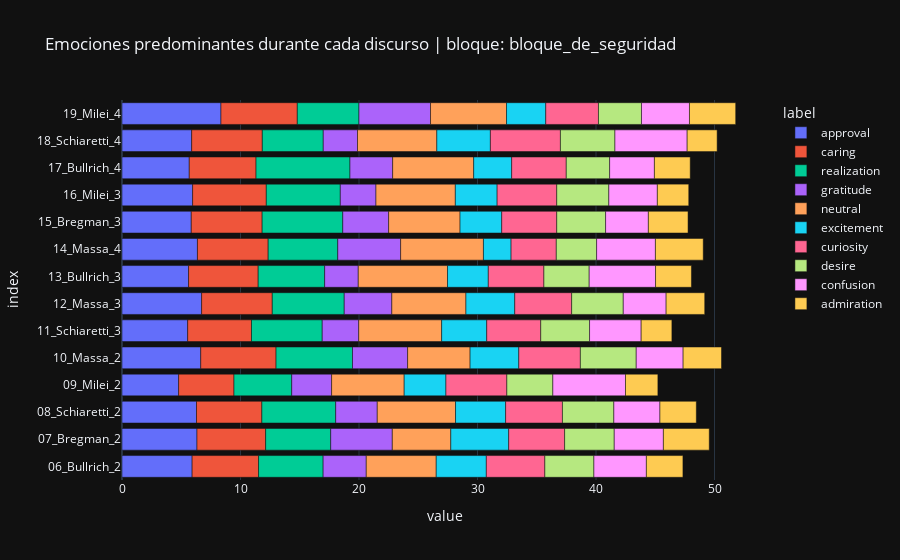

Write notebook code for a chart like this one.
### Code cell
## Acá aplicamos un filtro de las 5 emociones más relevantes

priorizando_candidato = 1
candidato_priorizado = list(df_visualizacion.columns)[priorizando_candidato]
print(f"Priorizando candidato: {candidato_priorizado}")
df_aux = df_visualizacion.sort_values(by=candidato_priorizado, ascending=False).T
muestra = df_aux.iloc[:,:10]#.plot(kind="bar", x=df_aux.columns, title="Frecuencia de emociones en el corpus", template="plotly_dark")

visual_kwargs = {"template": "plotly_dark", "title": f"Emociones predominantes durante cada discurso | bloque: {bloque}"}
muestra.plot(kind="bar", x=muestra.columns, **visual_kwargs)

### Figure 1 — Plotly figure (JSON) as saved in the notebook; plotly's stock layout.template omitted (floating-point values rounded to 4 significant figures)
{"data": [{"alignmentgroup": "True", "hovertemplate": "label=approval<br>value=%{x}<br>index=%{y}<extra></extra>", "legendgroup": "approval", "marker": {"color": "#636efa", "pattern": {"shape": ""}}, "name": "approval", "offsetgroup": "approval", "orientation": "h", "showlegend": true, "textposition": "auto", "type": "bar", "x": [5.917, 6.328, 6.287, 4.779, 6.646, 5.543, 6.719, 5.617, 6.367, 5.846, 5.962, 5.676, 5.88, 8.352], "xaxis": "x", "y": ["06_Bullrich_2", "07_Bregman_2", "08_Schiaretti_2", "09_Milei_2", "10_Massa_2", "11_Schiaretti_3", "12_Massa_3", "13_Bullrich_3", "14_Massa_4", "15_Bregman_3", "16_Milei_3", "17_Bullrich_4", "18_Schiaretti_4", "19_Milei_4"], "yaxis": "y"}, {"alignmentgroup": "True", "hovertemplate": "label=caring<br>value=%{x}<br>index=%{y}<extra></extra>", "legendgroup": "caring", "marker": {"color": "#EF553B", "pattern": {"shape": ""}}, "name": "caring", "offsetgroup": "caring", "orientation": "h", "showlegend": true, "textposition": "auto", "type": "bar", "x": [5.606, 5.794, 5.515, 4.67, 6.354, 5.384, 5.962, 5.874, 5.969, 5.979, 6.216, 5.636, 5.96, 6.442], "xaxis": "x", "y": ["06_Bullrich_2", "07_Bregman_2", "08_Schiaretti_2", "09_Milei_2", "10_Massa_2", "11_Schiaretti_3", "12_Massa_3", "13_Bullrich_3", "14_Massa_4", "15_Bregman_3", "16_Milei_3", "17_Bullrich_4", "18_Schiaretti_4", "19_Milei_4"], "yaxis": "y"}, {"alignmentgroup": "True", "hovertemplate": "label=realization<br>value=%{x}<br>index=%{y}<extra></extra>", "legendgroup": "realization", "marker": {"color": "#00cc96", "pattern": {"shape": ""}}, "name": "realization", "offsetgroup": "realization", "orientation": "h", "showlegend": true, "textposition": "auto", "type": "bar", "x": [5.451, 5.49, 6.23, 4.874, 6.452, 5.97, 6.072, 5.611, 5.873, 6.805, 6.244, 7.927, 5.145, 5.203], "xaxis": "x", "y": ["06_Bullrich_2", "07_Bregman_2", "08_Schiaretti_2", "09_Milei_2", "10_Massa_2", "11_Schiaretti_3", "12_Massa_3", "13_Bullrich_3", "14_Massa_4", "15_Bregman_3", "16_Milei_3", "17_Bullrich_4", "18_Schiaretti_4", "19_Milei_4"], "yaxis": "y"}, {"alignmentgroup": "True", "hovertemplate": "label=gratitude<br>value=%{x}<br>index=%{y}<extra></extra>", "legendgroup": "gratitude", "marker": {"color": "#ab63fa", "pattern": {"shape": ""}}, "name": "gratitude", "offsetgroup": "gratitude", "orientation": "h", "showlegend": true, "textposition": "auto", "type": "bar", "x": [3.638, 5.198, 3.507, 3.365, 4.651, 3.082, 4.017, 2.837, 5.307, 3.871, 3.01, 3.604, 2.89, 6.039], "xaxis": "x", "y": ["06_Bullrich_2", "07_Bregman_2", "08_Schiaretti_2", "09_Milei_2", "10_Massa_2", "11_Schiaretti_3", "12_Massa_3", "13_Bullrich_3", "14_Massa_4", "15_Bregman_3", "16_Milei_3", "17_Bullrich_4", "18_Schiaretti_4", "19_Milei_4"], "yaxis": "y"}, {"alignmentgroup": "True", "hovertemplate": "label=neutral<br>value=%{x}<br>index=%{y}<extra></extra>", "legendgroup": "neutral", "marker": {"color": "#FFA15A", "pattern": {"shape": ""}}, "name": "neutral", "offsetgroup": "neutral", "orientation": "h", "showlegend": true, "textposition": "auto", "type": "bar", "x": [5.905, 4.936, 6.607, 6.124, 5.271, 6.998, 6.253, 7.531, 6.987, 6.027, 6.697, 6.836, 6.695, 6.414], "xaxis": "x", "y": ["06_Bullrich_2", "07_Bregman_2", "08_Schiaretti_2", "09_Milei_2", "10_Massa_2", "11_Schiaretti_3", "12_Massa_3", "13_Bullrich_3", "14_Massa_4", "15_Bregman_3", "16_Milei_3", "17_Bullrich_4", "18_Schiaretti_4", "19_Milei_4"], "yaxis": "y"}, {"alignmentgroup": "True", "hovertemplate": "label=excitement<br>value=%{x}<br>index=%{y}<extra></extra>", "legendgroup": "excitement", "marker": {"color": "#19d3f3", "pattern": {"shape": ""}}, "name": "excitement", "offsetgroup": "excitement", "orientation": "h", "showlegend": true, "textposition": "auto", "type": "bar", "x": [4.228, 4.886, 4.227, 3.524, 4.111, 3.804, 4.122, 3.44, 2.332, 3.516, 3.527, 3.207, 4.52, 3.311], "xaxis": "x", "y": ["06_Bullrich_2", "07_Bregman_2", "08_Schiaretti_2", "09_Milei_2", "10_Massa_2", "11_Schiaretti_3", "12_Massa_3", "13_Bullrich_3", "14_Massa_4", "15_Bregman_3", "16_Milei_3", "17_Bullrich_4", "18_Schiaretti_4", "19_Milei_4"], "yaxis": "y"}, {"alignmentgroup": "True", "hovertemplate": "label=curiosity<br>value=%{x}<br>index=%{y}<extra></extra>", "legendgroup": "curiosity", "marker": {"color": "#FF6692", "pattern": {"shape": ""}}, "name": "curiosity", "offsetgroup": "curiosity", "orientation": "h", "showlegend": true, "textposition": "auto", "type": "bar", "x": [4.938, 4.72, 4.794, 5.141, 5.196, 4.559, 4.801, 4.694, 3.816, 4.644, 5.032, 4.606, 5.91, 4.447], "xaxis": "x", "y": ["06_Bullrich_2", "07_Bregman_2", "08_Schiaretti_2", "09_Milei_2", "10_Massa_2", "11_Schiaretti_3", "12_Massa_3", "13_Bullrich_3", "14_Massa_4", "15_Bregman_3", "16_Milei_3", "17_Bullrich_4", "18_Schiaretti_4", "19_Milei_4"], "yaxis": "y"}, {"alignmentgroup": "True", "hovertemplate": "label=desire<br>value=%{x}<br>index=%{y}<extra></extra>", "legendgroup": "desire", "marker": {"color": "#B6E880", "pattern": {"shape": ""}}, "name": "desire", "offsetgroup": "desire", "orientation": "h", "showlegend": true, "textposition": "auto", "type": "bar", "x": [4.141, 4.186, 4.339, 3.882, 4.713, 4.119, 4.355, 3.821, 3.402, 4.122, 4.396, 3.661, 4.6, 3.631], "xaxis": "x", "y": ["06_Bullrich_2", "07_Bregman_2", "08_Schiaretti_2", "09_Milei_2", "10_Massa_2", "11_Schiaretti_3", "12_Massa_3", "13_Bullrich_3", "14_Massa_4", "15_Bregman_3", "16_Milei_3", "17_Bullrich_4", "18_Schiaretti_4", "19_Milei_4"], "yaxis": "y"}, {"alignmentgroup": "True", "hovertemplate": "label=confusion<br>value=%{x}<br>index=%{y}<extra></extra>", "legendgroup": "confusion", "marker": {"color": "#FF97FF", "pattern": {"shape": ""}}, "name": "confusion", "offsetgroup": "confusion", "orientation": "h", "showlegend": true, "textposition": "auto", "type": "bar", "x": [4.426, 4.148, 3.89, 6.131, 3.958, 4.355, 3.616, 5.601, 4.962, 3.609, 4.093, 3.778, 6.095, 4.049], "xaxis": "x", "y": ["06_Bullrich_2", "07_Bregman_2", "08_Schiaretti_2", "09_Milei_2", "10_Massa_2", "11_Schiaretti_3", "12_Massa_3", "13_Bullrich_3", "14_Massa_4", "15_Bregman_3", "16_Milei_3", "17_Bullrich_4", "18_Schiaretti_4", "19_Milei_4"], "yaxis": "y"}, {"alignmentgroup": "True", "hovertemplate": "label=admiration<br>value=%{x}<br>index=%{y}<extra></extra>", "legendgroup": "admiration", "marker": {"color": "#FECB52", "pattern": {"shape": ""}}, "name": "admiration", "offsetgroup": "admiration", "orientation": "h", "showlegend": true, "textposition": "auto", "type": "bar", "x": [3.085, 3.87, 3.069, 2.732, 3.24, 2.593, 3.257, 3.027, 4.034, 3.348, 2.65, 3.021, 2.53, 3.901], "xaxis": "x", "y": ["06_Bullrich_2", "07_Bregman_2", "08_Schiaretti_2", "09_Milei_2", "10_Massa_2", "11_Schiaretti_3", "12_Massa_3", "13_Bullrich_3", "14_Massa_4", "15_Bregman_3", "16_Milei_3", "17_Bullrich_4", "18_Schiaretti_4", "19_Milei_4"], "yaxis": "y"}], "layout": {"barmode": "relative", "legend": {"title": {"text": "label"}, "tracegroupgap": 0}, "title": {"text": "Emociones predominantes durante cada discurso | bloque: bloque_de_seguridad"}, "xaxis": {"anchor": "y", "domain": [0, 1], "title": {"text": "value"}}, "yaxis": {"anchor": "x", "domain": [0, 1], "title": {"text": "index"}}}}
